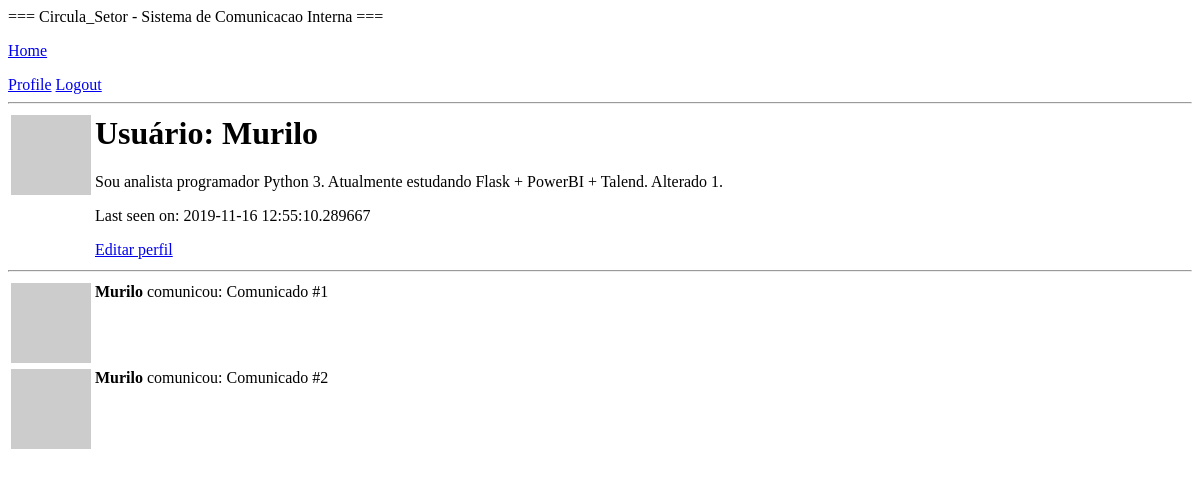
The app's page /user/Murilo (signed in), older data.
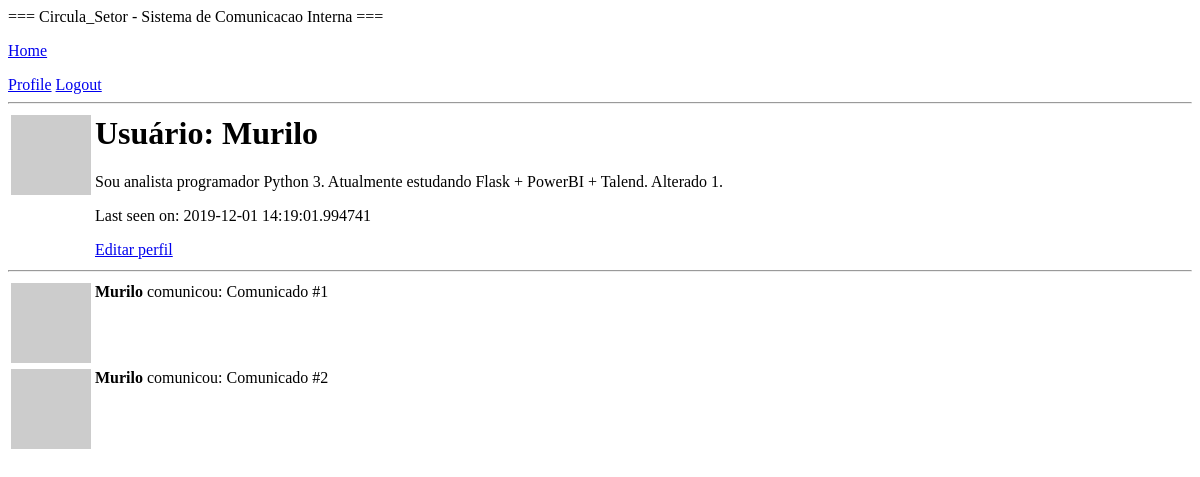
The same page, newer data.
### web_app/models.py (models this page shows, shortened)
class User(UserMixin, db.Model):
    id = db.Column(db.Integer, primary_key=True)
    username = db.Column(db.String(64), index=True, unique=True)
    email = db.Column(db.String(120), index=True, unique=True)
    password_hash = db.Column(db.String(128))
    autor = db.relationship('Comunicado', backref='autor', lazy='dynamic')
    about_me = db.Column(db.String(140))
    last_seen = db.Column(db.DateTime, default=datetime.utcnow)
    followed = db.relationship(
        'User',
        secondary=followers,
        primaryjoin=(followers.c.follower_id == id),
        secondaryjoin=(followers.c.followed_id == id),
        backref=db.backref('followers', lazy='dynamic'),
        lazy='dynamic')
    def avatar(self, size):
        digest = md5(self.email.lower().encode('utf-8')).hexdigest()
        return 'https://www.gravatar.com/avatar/{}?d=identicon&s={}'.format(
            digest, size)

### web_app/routes.py (the view)
@app.route('/user/<username>')
@login_required
def user(username):
    user = User.query.filter_by(username=username).first_or_404()
    comunicados = [
        {'nome': user, 'body': 'Comunicado #1'},
        {'nome': user, 'body': 'Comunicado #2'}
    ]
    return render_template('user.html', user=user, comunicados=comunicados)

### web_app/models.py (called while the page is built)
@login.user_loader
def load_user(id):
    return User.query.get(int(id))

### web_app/routes.py (called while the page is built)
@app.before_request
def before_request():
    if current_user.is_authenticated:
        current_user.last_seen = datetime.utcnow()
        db.session.commit()

### web_app/templates/user.html
{% extends "base.html" %}
{% block content %}
    <table>
        <tr valign="top">
            <td>
                <img src="{{ user.avatar(128) }}">
            </td>
            <td>
                <h1>Usuário: {{ user.username }}</h1>
                {% if user.about_me %}
                    <p>{{ user.about_me }}</p>
                {% endif %}
                {% if user.last_seen %}
                    <p>Last seen on: {{ user.last_seen }}</p>
                {% endif %}
                {% if user == current_user %}
                    <p><a href="{{ url_for('edit_profile') }}">Editar perfil</a></p>
                {% endif %}
            </td>
        </tr>
    </table>
    <hr>
    {% for comunicado in comunicados %}
        {% include "_post.html" %}
    {% endfor %}
{% endblock %}

### web_app/templates/base.html (shortened to what this page needs)
<html>
<head>
</head>
<body>
    <div>
        <p>=== Circula_Setor - Sistema de Comunicacao Interna ===</p>
        <p><a href="{{ url_for('index') }}">Home</a></p>
        {% if current_user.is_anonymous %}
            <a href="{{ url_for('login') }}">Login</a>
        {% else %}
            <a href="{{ url_for('user', username=current_user.username) }}">Profile</a>
            <a href="{{ url_for('logout') }}">Logout</a>
        {% endif %}
    </div>
    <hr>
    {% block content %}
    {% endblock %}
</body>
</html>

### web_app/templates/_post.html
<table>
    <tr valign="top">
        <td><img src="{{ user.avatar(36) }}"></td>
        <td><b>{{ comunicado.nome.username }}</b> comunicou: {{ comunicado.body }}</td>
    </tr>
</table>

Row changes from the older to the newer data that the page shows:
changed User "Murilo": last_seen "2019-11-16 12:55:10.289667" → "2019-12-01 14:19:01.994741"
